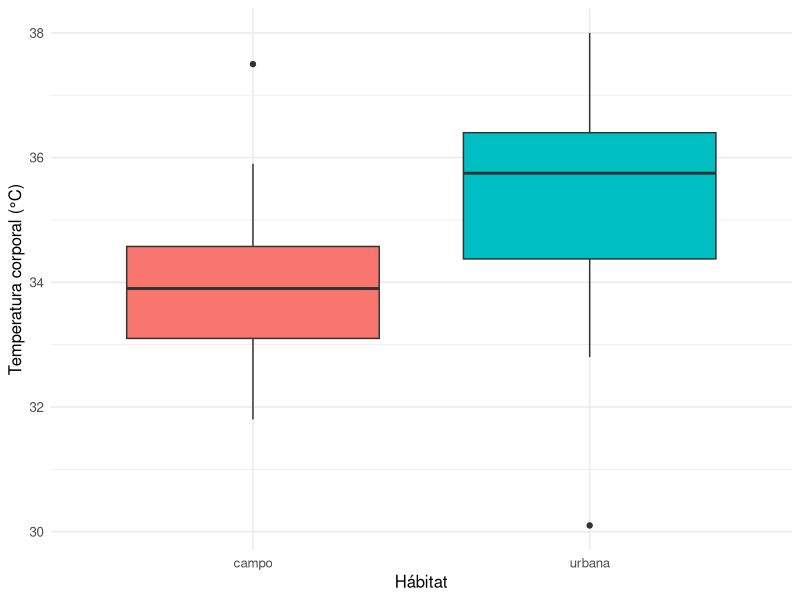
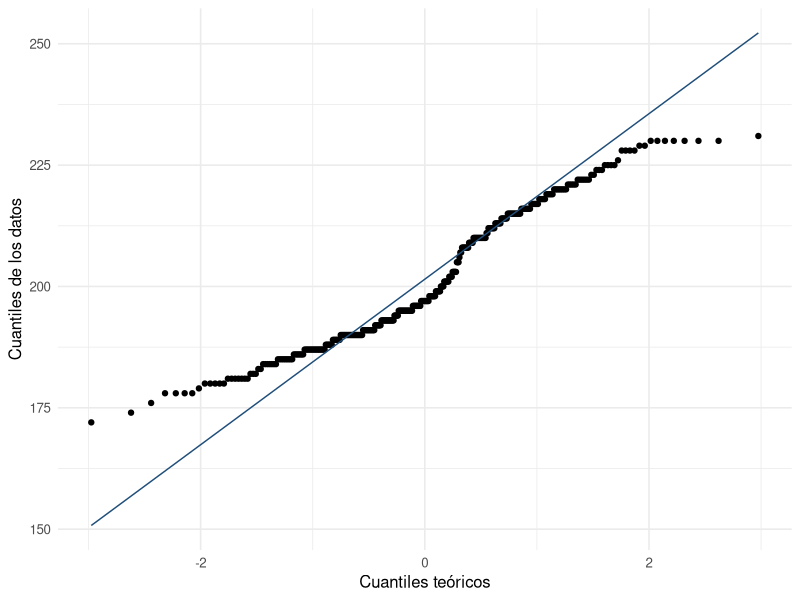
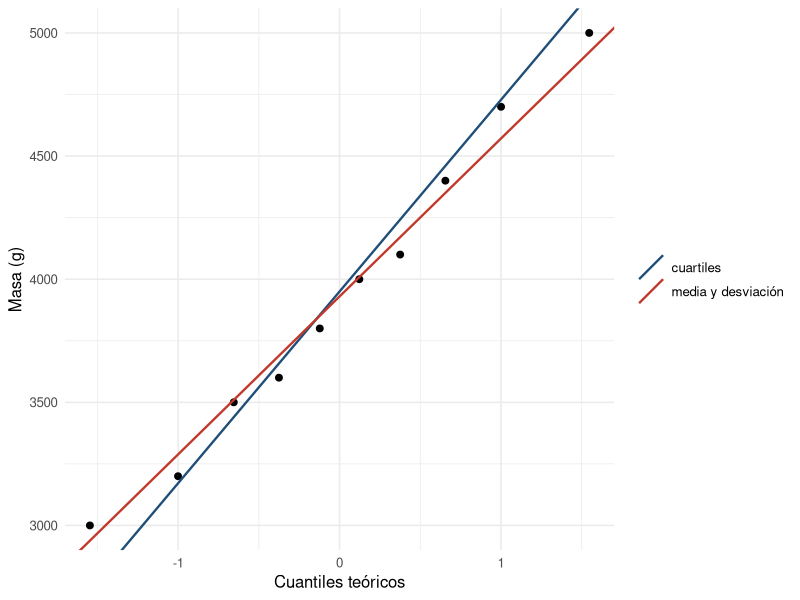

These charts were generated, in order, by the following R code:
## ---- chunk 1
#| label: setup-cap2
#| include: false
library(tidyverse)
library(palmerpenguins)
theme_set(theme_minimal(base_size = 12))
galletas <- read.csv("datos/galletas.csv")
## ---- chunk 2
#| label: centro-penguins
mean(penguins$body_mass_g, na.rm = TRUE)     # media
median(penguins$body_mass_g, na.rm = TRUE)   # mediana
## ---- chunk 3
#| label: moda
table(penguins$species)                       # moda de una variable categórica

frecuencias <- table(galletas$agrado)
frecuencias
names(frecuencias)[which.max(frecuencias)]    # valor más repetido
## ---- chunk 4
#| label: cuartiles
quantile(penguins$body_mass_g, na.rm = TRUE, type = 6)
## ---- chunk 5
#| label: dispersion
sd(penguins$body_mass_g, na.rm = TRUE)    # desviación estándar (g)
var(penguins$body_mass_g, na.rm = TRUE)   # varianza (g^2)
IQR(penguins$body_mass_g, na.rm = TRUE, type = 6)   # rango intercuartílico
## ---- chunk 6
#| label: props-varianza
x <- c(2, 4, 6, 8)
var(x)          # referencia
var(x + 100)    # SUMAR una constante NO cambia la dispersión
var(x * 2)      # MULTIPLICAR por k multiplica la varianza por k^2 (aquí, x4)
## ---- chunk 7
#| label: descriptiva-mano
temps <- c(33.8, 34.2, 35.1, 35.4, 35.9, 36.3, 37.1)
c(media = mean(temps), varianza = var(temps), desviacion = sd(temps))
quantile(temps)               # convención de fábrica de R
quantile(temps, type = 6)     # la del cálculo a mano
## ---- chunk 8
#| label: anchos-de-clase
lagartijas <- read.csv("datos/lagartijas.csv")
temp <- lagartijas$temp_corporal
mal  <- temp
mal[which.max(mal)] <- 60          # el error de captura

ancho_sturges <- function(x) diff(range(x)) / (1 + log2(length(x)))
ancho_fd      <- function(x) 2 * IQR(x, type = 6) / length(x)^(1/3)

data.frame(
  medida = c("rango", "RIC", "ancho por Sturges", "ancho por Freedman-Diaconis"),
  sin_error = c(diff(range(temp)), IQR(temp, type = 6),
                ancho_sturges(temp), ancho_fd(temp)),
  con_error = c(diff(range(mal)),  IQR(mal,  type = 6),
                ancho_sturges(mal),  ancho_fd(mal))
) |> knitr::kable(digits = 3)
## ---- chunk 9
#| label: fig-boxplot-lagartijas
#| fig-cap: "Temperatura corporal de lagartijas por hábitat."
#| fig-width: 5
#| fig-height: 3.4
ggplot(lagartijas, aes(x = habitat, y = temp_corporal, fill = habitat)) +
  geom_boxplot() +
  labs(x = "Hábitat", y = "Temperatura corporal (°C)") +
  theme(legend.position = "none")
## ---- chunk 10
#| label: barreras-lagartijas
m   <- lagartijas$masa_g
q1  <- unname(quantile(m, 0.25, type = 6))   # unname: quantile devuelve el nombre "25%"
q3  <- unname(quantile(m, 0.75, type = 6))
ric <- q3 - q1

barreras <- c(interior_inf = q1 - 1.5 * ric, interior_sup = q3 + 1.5 * ric,
              exterior_inf = q1 - 3   * ric, exterior_sup = q3 + 3   * ric)
round(barreras, 3)

sort(m[m < barreras["interior_inf"] | m > barreras["interior_sup"]])   # atípicos suaves
sort(m[m < barreras["exterior_inf"] | m > barreras["exterior_sup"]])   # atípicos extremos
## ---- chunk 11
#| label: fig-qqplot
#| fig-cap: "Q-Q plot del largo de la aleta de los pingüinos."
#| fig-width: 4.6
#| fig-height: 3.4
ggplot(penguins, aes(sample = flipper_length_mm)) +
  stat_qq() +
  stat_qq_line(color = "#1F4E79") +
  labs(x = "Cuantiles teóricos", y = "Cuantiles de los datos")
## ---- chunk 12
#| label: qq-a-mano
masas <- c(3000, 3200, 3500, 3600, 3800, 4000, 4100, 4400, 4700, 5000)

data.frame(
  i   = seq_along(masas),
  x_i = masas,
  p_i = ppoints(masas),          # (i - 3/8) / (n + 1/4)
  z_i = qnorm(ppoints(masas))    # el cuantil teorico
) |> knitr::kable(digits = 4)
## ---- chunk 13
#| label: fig-qq-dos-rectas
#| fig-cap: "Las dos maneras de estimar la recta de referencia."
#| fig-width: 5
#| fig-height: 3.6
q1_masas <- unname(quantile(masas, 0.25, type = 6))
q3_masas <- unname(quantile(masas, 0.75, type = 6))

rectas <- data.frame(
  cual      = c("cuartiles", "media y desviación"),
  pendiente = c((q3_masas - q1_masas) / 1.349, sd(masas)),
  ordenada  = c((q1_masas + q3_masas) / 2,     mean(masas))
)
round(rectas$pendiente, 1)   # las dos pendientes
round(rectas$ordenada,  1)   # las dos ordenadas al origen

ggplot(data.frame(x = masas), aes(sample = x)) +
  stat_qq(size = 2) +
  geom_abline(data = rectas, inherit.aes = FALSE,
              aes(slope = pendiente, intercept = ordenada, colour = cual),
              linewidth = 0.8) +
  scale_colour_manual(NULL, values = c("cuartiles" = "#1F4E79",
                                       "media y desviación" = "#C0392B")) +
  labs(x = "Cuantiles teóricos", y = "Masa (g)")
## ---- chunk 14
#| label: resumen-por-grupo
penguins |>
  group_by(species) |>
  summarise(
    n       = n(),
    media   = mean(body_mass_g, na.rm = TRUE),
    de      = sd(body_mass_g,   na.rm = TRUE),
    mediana = median(body_mass_g, na.rm = TRUE)
  )
## ---- chunk 15
#| label: resumen-lagartijas
lagartijas |>
  group_by(habitat) |>
  summarise(
    n          = n(),
    temp_media = mean(temp_corporal),
    temp_de    = sd(temp_corporal)
  )
